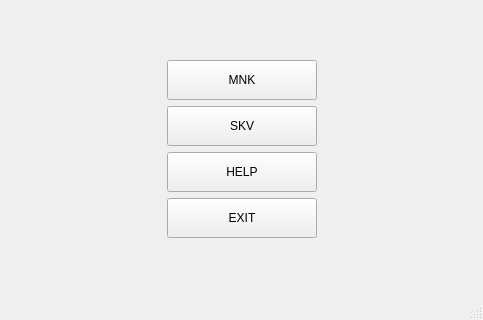
<?xml version="1.0" encoding="UTF-8"?>
<ui version="4.0">
 <class>MainWindow</class>
 <widget class="QMainWindow" name="MainWindow">
  <property name="geometry">
   <rect>
    <x>0</x>
    <y>0</y>
    <width>483</width>
    <height>320</height>
   </rect>
  </property>
  <property name="sizePolicy">
   <sizepolicy hsizetype="Preferred" vsizetype="Preferred">
    <horstretch>0</horstretch>
    <verstretch>0</verstretch>
   </sizepolicy>
  </property>
  <property name="minimumSize">
   <size>
    <width>480</width>
    <height>320</height>
   </size>
  </property>
  <property name="windowTitle">
   <string>MainWindow</string>
  </property>
  <widget class="QWidget" name="centralwidget">
   <layout class="QGridLayout" name="gridLayout">
    <item row="0" column="1">
     <spacer name="verticalSpacer">
      <property name="orientation">
       <enum>Qt::Vertical</enum>
      </property>
      <property name="sizeHint" stdset="0">
       <size>
        <width>20</width>
        <height>23</height>
       </size>
      </property>
     </spacer>
    </item>
    <item row="1" column="0">
     <spacer name="horizontalSpacer">
      <property name="orientation">
       <enum>Qt::Horizontal</enum>
      </property>
      <property name="sizeType">
       <enum>QSizePolicy::Expanding</enum>
      </property>
      <property name="sizeHint" stdset="0">
       <size>
        <width>146</width>
        <height>20</height>
       </size>
      </property>
     </spacer>
    </item>
    <item row="1" column="1">
     <widget class="QPushButton" name="mnkButton">
      <property name="sizePolicy">
       <sizepolicy hsizetype="Preferred" vsizetype="Preferred">
        <horstretch>0</horstretch>
        <verstretch>0</verstretch>
       </sizepolicy>
      </property>
      <property name="minimumSize">
       <size>
        <width>150</width>
        <height>40</height>
       </size>
      </property>
      <property name="text">
       <string>MNK</string>
      </property>
     </widget>
    </item>
    <item row="1" column="2">
     <spacer name="horizontalSpacer_2">
      <property name="orientation">
       <enum>Qt::Horizontal</enum>
      </property>
      <property name="sizeType">
       <enum>QSizePolicy::Expanding</enum>
      </property>
      <property name="sizeHint" stdset="0">
       <size>
        <width>145</width>
        <height>20</height>
       </size>
      </property>
     </spacer>
    </item>
    <item row="2" column="0">
     <spacer name="horizontalSpacer_3">
      <property name="orientation">
       <enum>Qt::Horizontal</enum>
      </property>
      <property name="sizeHint" stdset="0">
       <size>
        <width>146</width>
        <height>20</height>
       </size>
      </property>
     </spacer>
    </item>
    <item row="2" column="1">
     <widget class="QPushButton" name="skvButton">
      <property name="sizePolicy">
       <sizepolicy hsizetype="Preferred" vsizetype="Preferred">
        <horstretch>0</horstretch>
        <verstretch>0</verstretch>
       </sizepolicy>
      </property>
      <property name="minimumSize">
       <size>
        <width>0</width>
        <height>40</height>
       </size>
      </property>
      <property name="text">
       <string>SKV</string>
      </property>
     </widget>
    </item>
    <item row="2" column="2">
     <spacer name="horizontalSpacer_6">
      <property name="orientation">
       <enum>Qt::Horizontal</enum>
      </property>
      <property name="sizeHint" stdset="0">
       <size>
        <width>145</width>
        <height>20</height>
       </size>
      </property>
     </spacer>
    </item>
    <item row="3" column="0">
     <spacer name="horizontalSpacer_4">
      <property name="orientation">
       <enum>Qt::Horizontal</enum>
      </property>
      <property name="sizeHint" stdset="0">
       <size>
        <width>146</width>
        <height>20</height>
       </size>
      </property>
     </spacer>
    </item>
    <item row="3" column="1">
     <widget class="QPushButton" name="helpButton">
      <property name="sizePolicy">
       <sizepolicy hsizetype="Preferred" vsizetype="Preferred">
        <horstretch>0</horstretch>
        <verstretch>0</verstretch>
       </sizepolicy>
      </property>
      <property name="minimumSize">
       <size>
        <width>0</width>
        <height>40</height>
       </size>
      </property>
      <property name="text">
       <string>HELP</string>
      </property>
     </widget>
    </item>
    <item row="3" column="2">
     <spacer name="horizontalSpacer_7">
      <property name="orientation">
       <enum>Qt::Horizontal</enum>
      </property>
      <property name="sizeHint" stdset="0">
       <size>
        <width>145</width>
        <height>20</height>
       </size>
      </property>
     </spacer>
    </item>
    <item row="4" column="0">
     <spacer name="horizontalSpacer_5">
      <property name="orientation">
       <enum>Qt::Horizontal</enum>
      </property>
      <property name="sizeHint" stdset="0">
       <size>
        <width>146</width>
        <height>20</height>
       </size>
      </property>
     </spacer>
    </item>
    <item row="4" column="1">
     <widget class="QPushButton" name="exitButton">
      <property name="sizePolicy">
       <sizepolicy hsizetype="Preferred" vsizetype="Preferred">
        <horstretch>0</horstretch>
        <verstretch>0</verstretch>
       </sizepolicy>
      </property>
      <property name="minimumSize">
       <size>
        <width>0</width>
        <height>40</height>
       </size>
      </property>
      <property name="text">
       <string>EXIT</string>
      </property>
     </widget>
    </item>
    <item row="4" column="2">
     <spacer name="horizontalSpacer_8">
      <property name="orientation">
       <enum>Qt::Horizontal</enum>
      </property>
      <property name="sizeHint" stdset="0">
       <size>
        <width>145</width>
        <height>20</height>
       </size>
      </property>
     </spacer>
    </item>
    <item row="5" column="1">
     <spacer name="verticalSpacer_2">
      <property name="orientation">
       <enum>Qt::Vertical</enum>
      </property>
      <property name="sizeHint" stdset="0">
       <size>
        <width>20</width>
        <height>24</height>
       </size>
      </property>
     </spacer>
    </item>
   </layout>
  </widget>
  <widget class="QMenuBar" name="menubar">
   <property name="geometry">
    <rect>
     <x>0</x>
     <y>0</y>
     <width>483</width>
     <height>25</height>
    </rect>
   </property>
  </widget>
  <widget class="QStatusBar" name="statusbar"/>
 </widget>
 <resources/>
 <connections/>
</ui>
